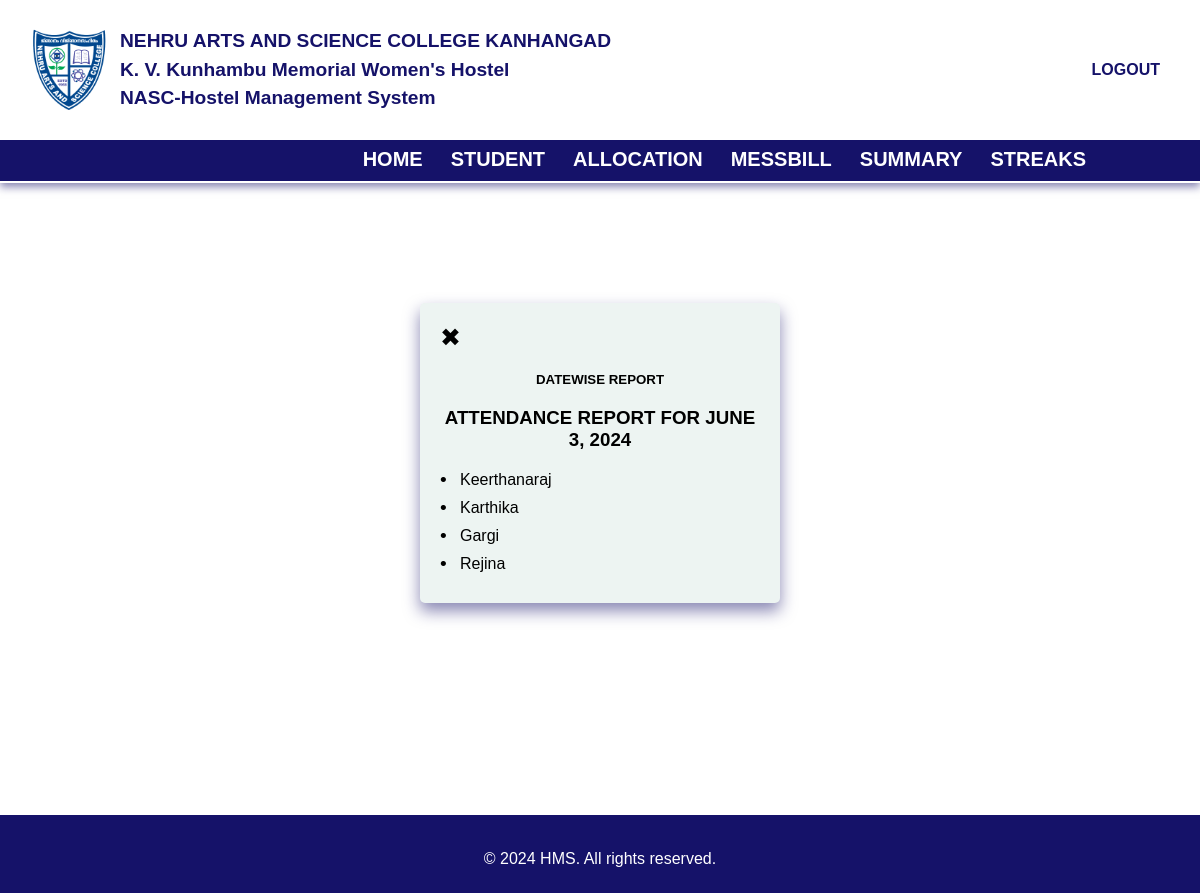
/attendance/41/ (signed in), run on an earlier commit of the app's database.
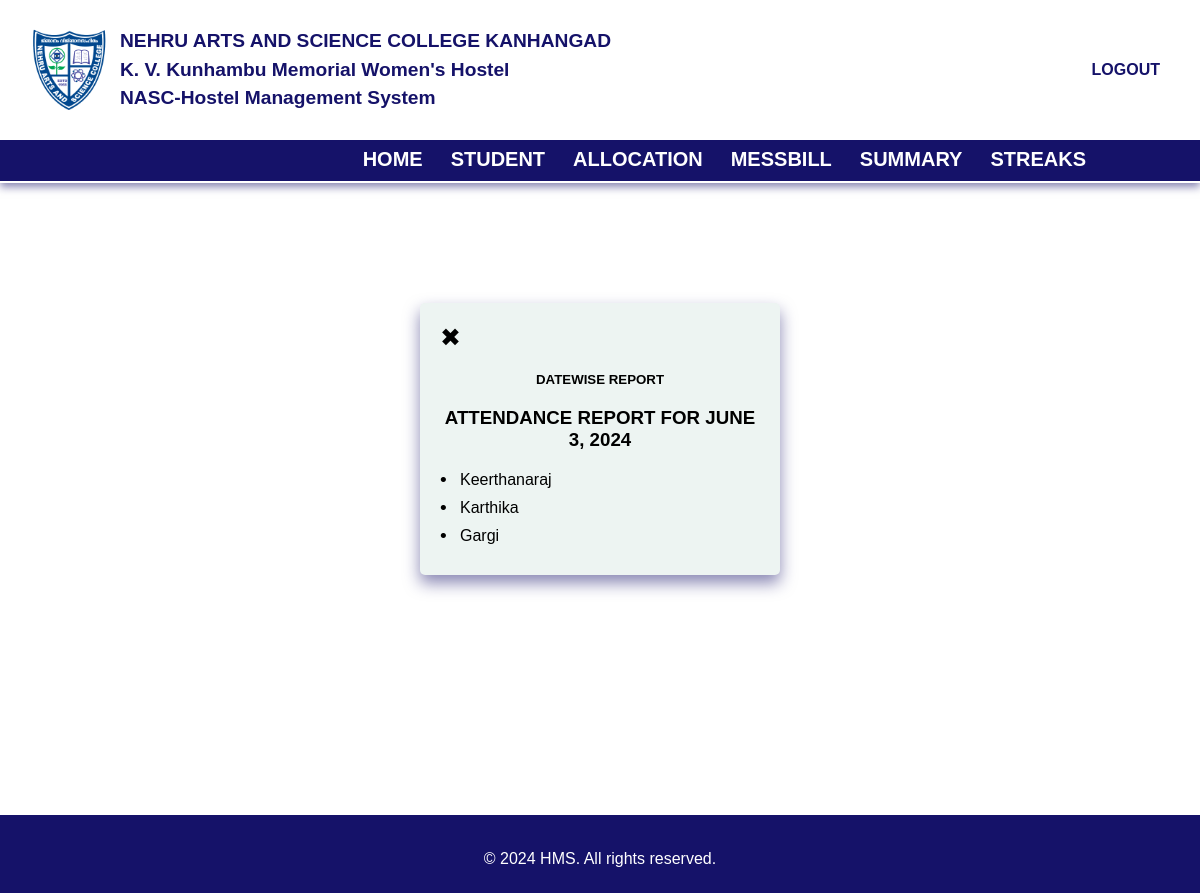
And on a later commit of the database.
### hostel/models.py (models this page shows, shortened)
class Attendance(models.Model):
    date = models.ForeignKey(AttendanceDate,on_delete=models.CASCADE)
    name = models.ForeignKey(Student,on_delete=models.CASCADE)
    class Meta:
        unique_together = ('date','name')

class Student(models.Model):
    admn_no = models.PositiveIntegerField(unique=True)
    name = models.CharField(max_length=50)
    year_of_admn = models.PositiveSmallIntegerField()
    pgm = models.ForeignKey(Programme, on_delete=models.CASCADE)
    year_choices = [
        (1,'First'),(2,'Second'),(3,'Third'),(4,'Fourth'),(5,'Fifth'),
    ]
    year = models.IntegerField(choices=year_choices)
    dob = models.DateField()
    email = models.EmailField()
    photo = models.ImageField(upload_to="images/")
    contact_regex = RegexValidator(regex=r'^\d{10}$',message="Contact number must be a 10-digit number.")
    contact = models.CharField(validators=[contact_regex], max_length=10)  # Using CharField for contact with max length 10
    parent_name = models.CharField(max_length=50)
    address = models.TextField(max_length=200)
    date_joined = models.DateField(auto_now_add=True)
    CATEGORY_CHOICES = [
        ('GENERAL', 'GENERAL'),
        ('OBC', 'OBC'),
        ('OEC', 'OEC'),
        ('SC', 'SC'),
        ('ST', 'ST'),
    ]
    category = models.CharField(max_length=20, choices=CATEGORY_CHOICES, default='GENERAL')
    EGRANTZ_CHOICES = [
        (True, 'Yes'),
        (False, 'No'),
    ]
    E_Grantz = models.BooleanField(choices=EGRANTZ_CHOICES)
    def __str__(self):
        return self.name

### hostel/views.py (the view)
# urls.py: path('attendance/<int:date_id>/',views.detailed_attendance, name='attendance_detail'),
@login_required()
def detailed_attendance(request, date_id):
    try:
        attendance_date = get_object_or_404(AttendanceDate, id=date_id)
        absentees = Attendance.objects.filter(date=attendance_date)
        return render(request, "hostel/attendance_detail.html", {'date': attendance_date, 'absentees': absentees})
    except Exception:
        return render(request,'hostel/error.html')

### hostel/context_processors.py (called while the page is built)
def group_processor(request):
    if request.user.is_authenticated:
        is_admin_group = request.user.groups.filter(name='admin').exists()
        is_guest_group = request.user.groups.filter(name='guest').exists()  # Adjust as needed
    else:
        is_admin_group = False
        is_guest_group = False
    return {
        'is_admin_group': is_admin_group,
        'is_guest_group': is_guest_group,
    }

### hostel/templates/hostel/attendance_detail.html (shortened to what this page needs)
{% extends 'hostel/base.html' %}
{% load static %}
{% block style %}
<link rel="stylesheet" href="{% static 'styles/attendance_detail.css' %}">
{% endblock %}
{% block content %}
<section class="main">
    <div class="main-body">
        <div class="main-block">
            <div class="header-links">
                <a href="{% url 'view_attendance' %}" class="back-link" id="closeBtn">&#10006;</a>
            </div>
            <h5>Datewise Report</h5>
            <h3>Attendance report for {{ date.date }}</h3>
            <ul class="absent-list">
                {% for absentee in absentees %}
                    <li class="list-items">{{ absentee.name }}</li>
                {% endfor %}
            </ul>
        </div>
    </div>
</section>
{% endblock %}

What changed in the data, as far as the page shows it:
removed Attendance: name "Rejina"
